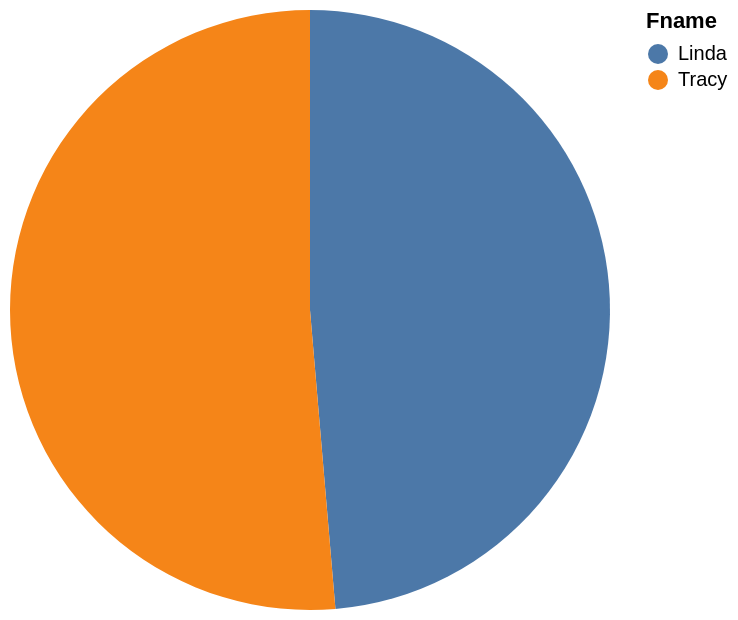

Describe this chart as a Vega-Lite specification.
### Vega-Lite specification from a JSON file in a GitHub repository (floating-point values rounded to 4 significant figures)
{"data": {"values": [{"x_data": "Linda", "y_data": 18}, {"x_data": "Tracy", "y_data": 19}]}, "mark": "arc", "encoding": {"theta": {"field": "y_data", "type": "quantitative", "title": "Age"}, "color": {"field": "x_data", "type": "nominal", "title": "Fname"}}}
